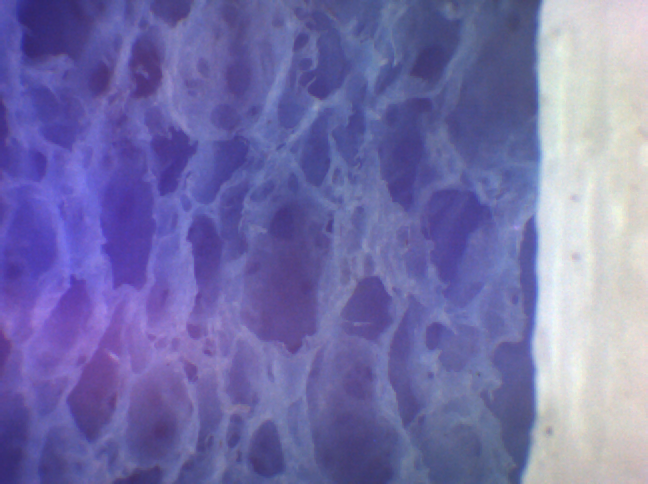
#> input picture Image Analysis/3_code/6_improvingPointTracking/Images2/Default_0576_Mode2D_VideoImage.png, 648 x 484 px, found by its file name; its folder holds only this picture in this run
$ jupyter execute Untitled.ipynb
#> lines starting #> are read from the running program, lines starting #| are printed output that depends on the picture
[cell 1]
from PIL import Image, ImageFilter
import numpy as np
from matplotlib import pyplot as plt
import skimage
import os

[cell 2]
#find the file names in the given directory and sort them into alphabetical order, these will be loaded
directory = "Images2"
files = sorted(os.listdir(directory))

try:
     ims = [Image.open(directory + "\\" + f).convert('L') for f in files]
#> ims = 1 item
     print(f"{len(ims)} Files Loaded")
#| 1 Files Loaded
except Exception as e:
     print("Files failed to load")
     print(e)
     #add something in to handle this error

[cell 3]
import cv2
import matplotlib.pyplot as plt

# Read the image
image = cv2.imread('Images/Default_0375_Mode2D_VideoImage.png', cv2.IMREAD_GRAYSCALE)
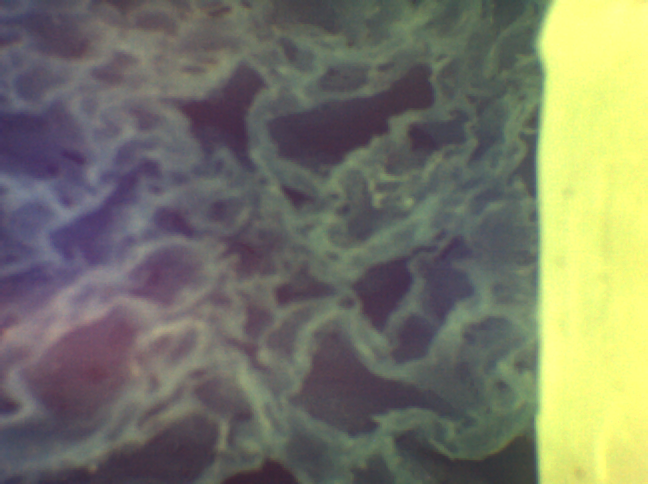
#> input picture Image Analysis/3_code/6_improvingPointTracking/Images/Default_0375_Mode2D_VideoImage.png, 648 x 484 px
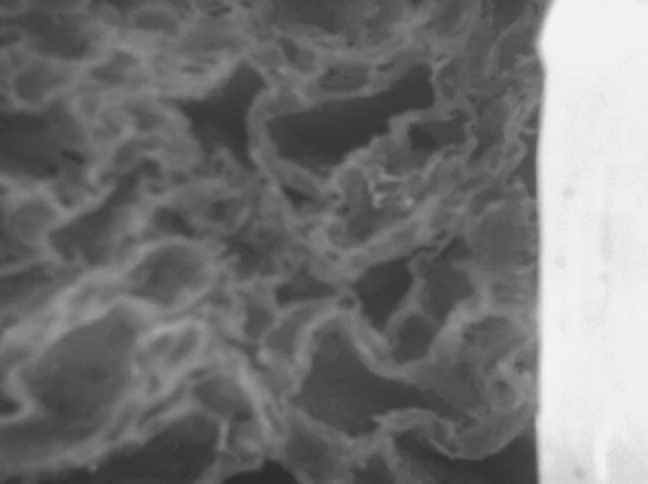
#> image: shape (484, 648); min 43, max 244, mean 117.2

# Initialize ORB detector
orb = cv2.ORB_create()

# Find the keypoints with ORB
keypoints = orb.detect(image, None)
#> keypoints = 68 keypoints; strongest (x, y, size): (530, 137, 77.1), (530, 368, 77.1), (531, 194, 44.6), (279, 294, 111.1)

# Compute the descriptors with ORB
keypoints, descriptors = orb.compute(image, keypoints)

# Draw the keypoints
image_keypoints = cv2.drawKeypoints(image, keypoints, None, color=(0, 255, 0), flags=0)

# Show the image with keypoints
plt.imshow(image_keypoints)
plt.show()

[cell 4]
import os
from PIL import Image, ImageDraw
import cv2
import numpy as np

directory = "Images2"
files = sorted(os.listdir(directory))

# Function to convert PIL image to OpenCV format
def pil_to_cv(pil_image):
    return cv2.cvtColor(np.array(pil_image), cv2.COLOR_RGB2BGR)

# Function to draw keypoints on PIL image
def draw_keypoints_pil(image, keypoints):
    draw = ImageDraw.Draw(image)
    for kp in keypoints:
        x, y = kp.pt
        draw.ellipse((x - 2, y - 2, x + 2, y + 2), fill='red')
    return image

try:
    ims = [Image.open(os.path.join(directory, f)).convert('L') for f in files]
    print(f"{len(ims)} Files Loaded")
#| 1 Files Loaded

    orb = cv2.ORB_create()

    # Process and draw keypoints on each image
    processed_images = []
    for pil_im in ims:
        # Convert PIL image to OpenCV format
        cv_im = pil_to_cv(pil_im)

        # Find the keypoints with ORB
        keypoints = orb.detect(cv_im, None)

        # Draw keypoints on the PIL image
        processed_im = draw_keypoints_pil(pil_im, keypoints)
        processed_images.append(processed_im)
#> this loop made 1 pass
#> pass 1, `cv_im = pil_to_cv(pil_im)`:
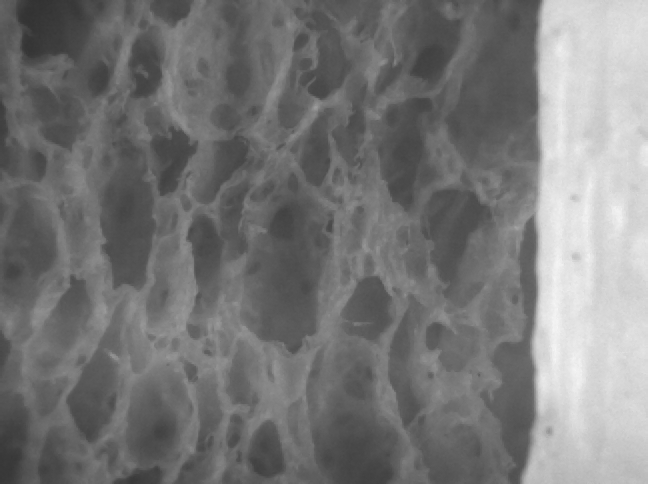
#> cv_im: shape (484, 648, 3); min 50, max 246, mean 119.9
#> after the loop, processed_images = 1 item

    # Save the images as an animated GIF
    processed_images[0].save(
        'animated_keypoints.gif',
        save_all=True,
        append_images=processed_images[1:],
        duration=500,  # Duration between frames in milliseconds
        loop=0  # Loop forever
    )
    print("Animated GIF saved.")

except Exception as e:
    print("Files failed to load")
    print(e)
